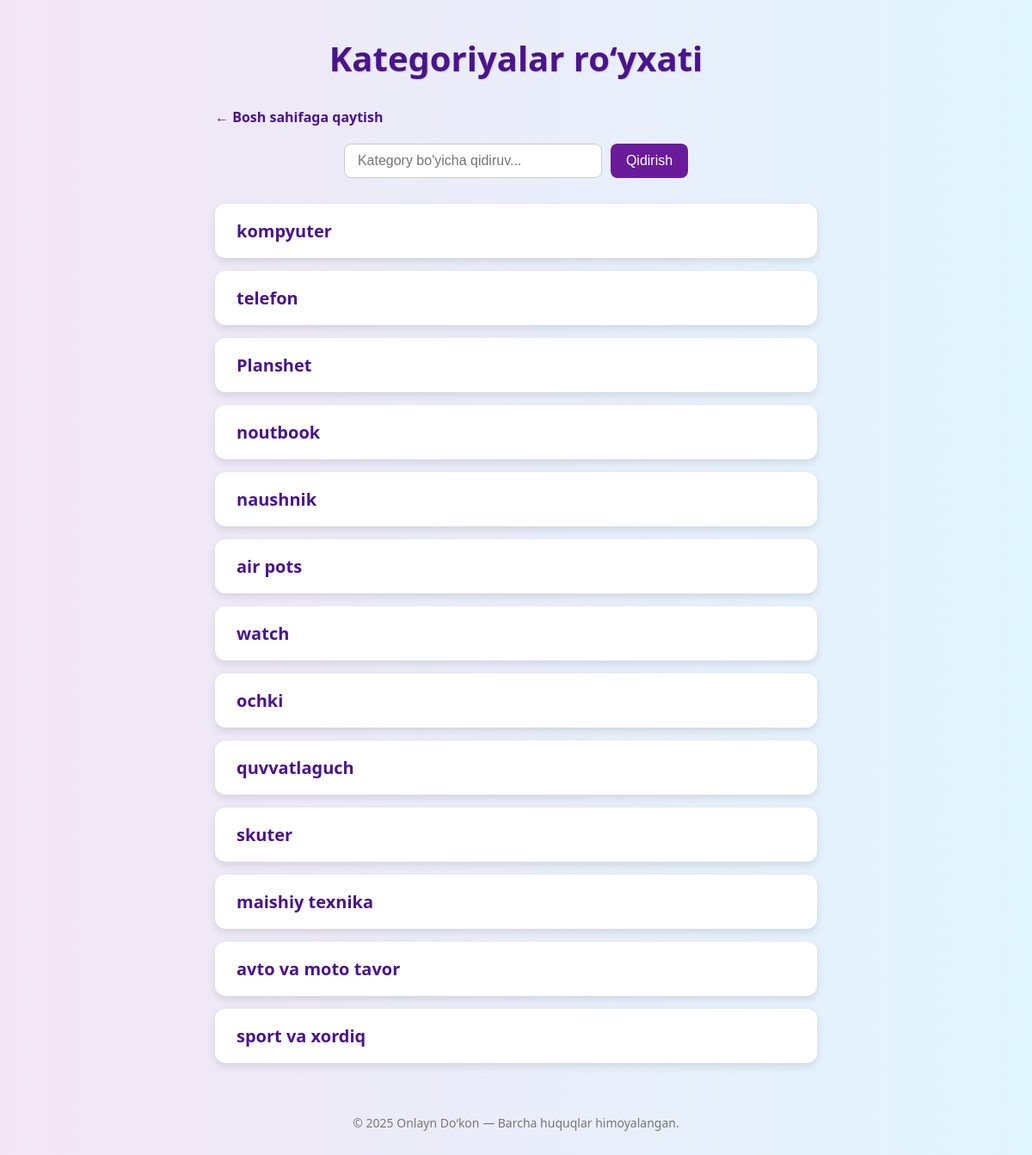
The page /category/ on the database its author committed.
### category/models.py (models this page shows, shortened)
class Category(models.Model):
    name = models.CharField(max_length=120)
    class Meta:
        db_table = 'category'

### category/views.py (the view)
# urls.py: path('', views.category_list, name='product_list'),
def category_list(request):
    query = request.GET.get('q', '')
    if query:
        categories = Category.objects.filter(
            Q(name__icontains=query)
        )
    else:
        categories = Category.objects.all()
    return render(request, 'category_list.html', {'categories': categories})

### templates/category_list.html (shortened to what this page needs)
<!DOCTYPE html>
<html lang="uz">
<head>
</head>
<body>
    <div class="container">
        <h1>Kategoriyalar ro‘yxati</h1>
        <a href="{% url 'home' %}" class="back-link">← Bosh sahifaga qaytish</a>
        <form method="get" action="{% url 'product_list' %}" class="search-form">
            <input type="text" name="q" placeholder="Kategory bo'yicha qidiruv...">
            <button type="submit">Qidirish</button>
        </form>
        <div class="category-list">
            {% for category in categories %}
                <div class="category-item">
                    <a href="{% url 'product_by_category' category.id %}" class="category-link">
                        {{ category.name }}
                    </a>
                </div>
            {% empty %}
                <p>Hech qanday kategoriya topilmadi.</p>
            {% endfor %}
        </div>
        <footer>
            © {{ year|default:2025 }} Onlayn Do‘kon — Barcha huquqlar himoyalangan.
        </footer>
    </div>
</body>
</html>

### templates/category_list.html (style rules this page uses)
* { box-sizing: border-box; padding: 0; margin: 0; }
body { font-family: 'Segoe UI', Tahoma, Geneva, Verdana, sans-serif; background: linear-gradient(to right, #f3e5f5, #e1f5fe); padding: 40px 20px; color: #333; }
h1 { text-align: center; font-size: 40px; margin-bottom: 30px; color: #4a148c; text-shadow: 1px 1px 2px #ccc; }
.container { max-width: 700px; margin: 0 auto; }
.search-form { display: flex; gap: 10px; margin-bottom: 30px; justify-content: center; }
.search-form input[type="text"] { padding: 10px 15px; font-size: 16px; border: 1px solid #ccc; border-radius: 8px; flex: 1; max-width: 300px; }
.search-form button { padding: 10px 18px; font-size: 16px; border: none; background-color: #6a1b9a; color: white; border-radius: 8px; cursor: pointer; transition: background-color 0.3s ease; }
.back-link { display: inline-block; margin-bottom: 20px; color: #4a148c; font-weight: bold; text-decoration: none; transition: color 0.3s; }
.category-list { display: flex; flex-direction: column; gap: 15px; }
.category-item { background-color: white; padding: 18px 25px; border-radius: 12px; box-shadow: 0 4px 10px rgba(0, 0, 0, 0.1); transition: all 0.3s ease; }
.category-link { text-decoration: none; color: #4a148c; font-size: 20px; font-weight: 600; display: block; }
footer { margin-top: 60px; text-align: center; color: #777; font-size: 14px; }

### rows shown on the page
Category: name "kompyuter"
Category: name "telefon"
Category: name "Planshet"
Category: name "noutbook"
Category: name "naushnik"
Category: name "air pots"
Category: name "watch"
Category: name "ochki"
Category: name "quvvatlaguch"
Category: name "skuter"
Category: name "maishiy texnika"
Category: name "avto va moto tavor"
Category: name "sport va xordiq"

### other values the page prints
{{ year|default:2025 }} "2025"
